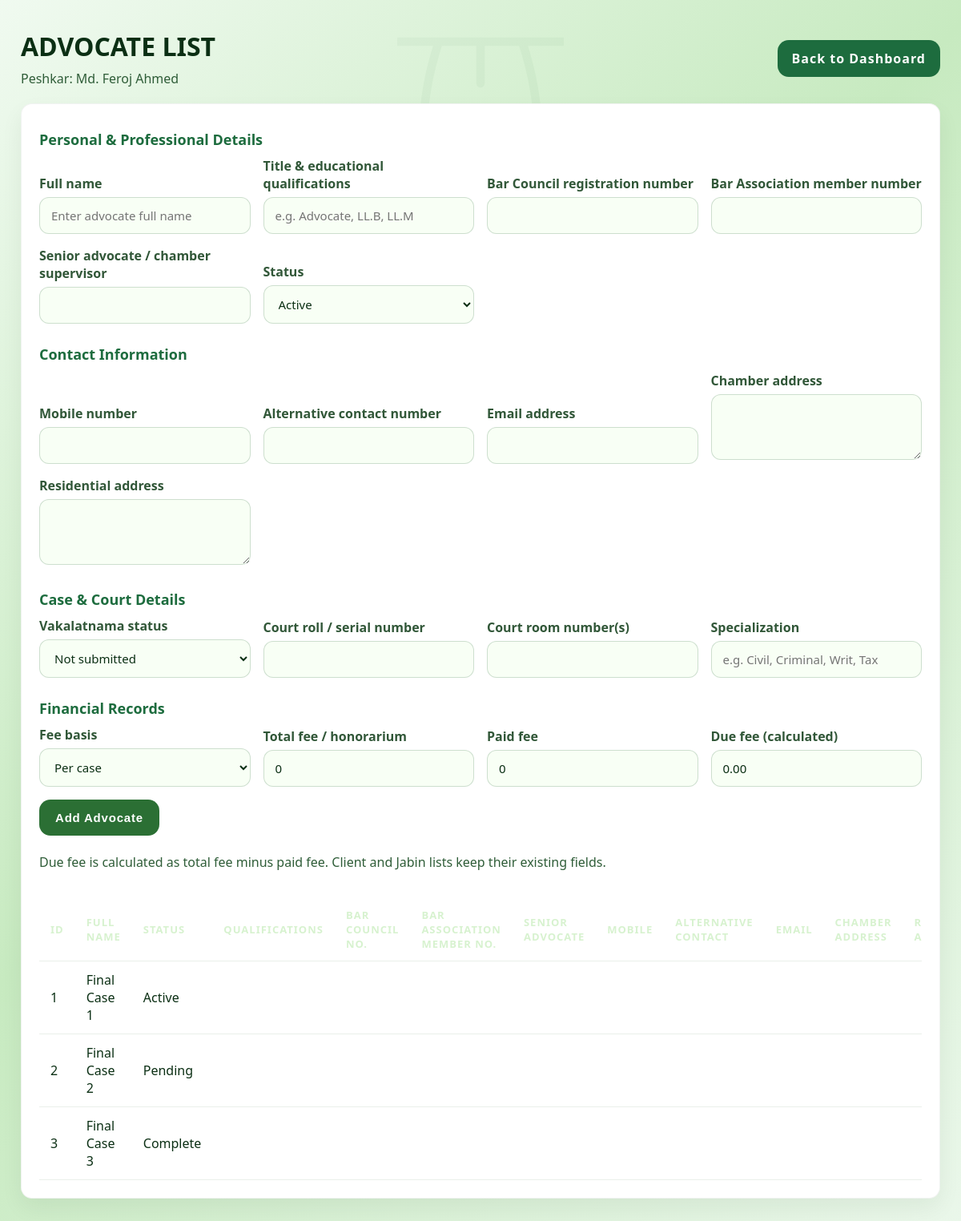
Page /final_list.php (signed in) on the committed database.
### tables this page shows
CREATE TABLE IF NOT EXISTS `final_list` (
  `id` INT NOT NULL AUTO_INCREMENT,
  `name` VARCHAR(255) NOT NULL,
  `status` VARCHAR(50) NOT NULL DEFAULT 'Active',
  `village` VARCHAR(255) NOT NULL DEFAULT '',
  `postcode` VARCHAR(20) NOT NULL DEFAULT '',
  `qualification` VARCHAR(255) NOT NULL DEFAULT '',
  `bar_council_registration` VARCHAR(100) NOT NULL DEFAULT '',
  `bar_association_member_id` VARCHAR(100) NOT NULL DEFAULT '',
  `senior_advocate_name` VARCHAR(255) NOT NULL DEFAULT '',
  `mobile_number` VARCHAR(50) NOT NULL DEFAULT '',
  `alternate_contact_number` VARCHAR(50) NOT NULL DEFAULT '',
  `email` VARCHAR(255) NOT NULL DEFAULT '',
  `chamber_address` TEXT NULL,
  `residential_address` TEXT NULL,
  `vakalatnama_status` VARCHAR(30) NOT NULL DEFAULT 'Not submitted',
  `roll_serial_number` VARCHAR(100) NOT NULL DEFAULT '',
  `court_room_number` VARCHAR(100) NOT NULL DEFAULT '',
  `specialization` VARCHAR(255) NOT NULL DEFAULT '',
  `fee_basis` VARCHAR(30) NOT NULL DEFAULT 'Per case',
  `fee_amount` DECIMAL(12,2) NOT NULL DEFAULT 0.00,
  `paid_fee` DECIMAL(12,2) NOT NULL DEFAULT 0.00,
  `due_fee` DECIMAL(12,2) NOT NULL DEFAULT 0.00,
  `created_at` TIMESTAMP NOT NULL DEFAULT CURRENT_TIMESTAMP,
  PRIMARY KEY (`id`),
  UNIQUE KEY `ux_final_list_name` (`name`)
);

### final_list.php (the view, shortened to what this page needs)
<?php
include "config.php";
$query = "SELECT id, name, status, qualification, bar_council_registration,
    bar_association_member_id, senior_advocate_name, mobile_number,
    alternate_contact_number, email, chamber_address, residential_address,
    vakalatnama_status, roll_serial_number, court_room_number, specialization,
    fee_basis, fee_amount, paid_fee, due_fee
    FROM final_list ORDER BY id ASC";
$result = mysqli_query($conn, $query);
?>
<!DOCTYPE html>
<html>
<head>
</head>
<body>
<div class="page">
    <div class="header">
        <div>
            <h1>Advocate List</h1>
            <p style="margin:8px 0 0; color:#2f5d38;">Peshkar: Md. Feroj Ahmed</p>
        </div>
        <a class="button" href="dashboard.php">Back to Dashboard</a>
    </div>
    <div class="card">
        <form method="POST" class="form-grid">
            <h2 class="form-section-title">Personal &amp; Professional Details</h2>
            <div class="field">
                <label for="name">Full name</label>
                <input id="name" type="text" name="name" placeholder="Enter advocate full name" required>
            </div>
            <div class="field">
                <label for="qualification">Title &amp; educational qualifications</label>
                <input id="qualification" type="text" name="qualification" placeholder="e.g. Advocate, LL.B, LL.M">
            </div>
            <div class="field">
                <label for="bar_council_registration">Bar Council registration number</label>
                <input id="bar_council_registration" type="text" name="bar_council_registration">
            </div>
            <div class="field">
                <label for="bar_association_member_id">Bar Association member number</label>
                <input id="bar_association_member_id" type="text" name="bar_association_member_id">
            </div>
            <div class="field">
                <label for="senior_advocate_name">Senior advocate / chamber supervisor</label>
                <input id="senior_advocate_name" type="text" name="senior_advocate_name">
            </div>
            <div class="field">
                <label for="status">Status</label>
                <select id="status" name="status">
                    <option>Active</option>
                </select>
            </div>
            <h2 class="form-section-title">Contact Information</h2>
            <div class="field">
                <label for="mobile_number">Mobile number</label>
                <input id="mobile_number" type="tel" name="mobile_number">
            </div>
            <div class="field">
                <label for="alternate_contact_number">Alternative contact number</label>
                <input id="alternate_contact_number" type="tel" name="alternate_contact_number">
            </div>
            <div class="field">
                <label for="email">Email address</label>
                <input id="email" type="email" name="email">
            </div>
            <div class="field">
                <label for="chamber_address">Chamber address</label>
                <textarea id="chamber_address" name="chamber_address"></textarea>
            </div>
            <div class="field">
                <label for="residential_address">Residential address</label>
                <textarea id="residential_address" name="residential_address"></textarea>
            </div>
            <h2 class="form-section-title">Case &amp; Court Details</h2>
            <div class="field">
                <label for="vakalatnama_status">Vakalatnama status</label>
                <select id="vakalatnama_status" name="vakalatnama_status">
                    <option>Not submitted</option>
                </select>
            </div>
            <div class="field">
                <label for="roll_serial_number">Court roll / serial number</label>
                <input id="roll_serial_number" type="text" name="roll_serial_number">
            </div>
            <div class="field">
                <label for="court_room_number">Court room number(s)</label>
                <input id="court_room_number" type="text" name="court_room_number">
            </div>
            <div class="field">
                <label for="specialization">Specialization</label>
                <input id="specialization" type="text" name="specialization" placeholder="e.g. Civil, Criminal, Writ, Tax">
            </div>
            <h2 class="form-section-title">Financial Records</h2>
            <div class="field">
                <label for="fee_basis">Fee basis</label>
                <select id="fee_basis" name="fee_basis">
                    <option>Per case</option>
                </select>
            </div>
            <div class="field">
                <label for="fee_amount">Total fee / honorarium</label>
                <input id="fee_amount" type="number" name="fee_amount" min="0" step="0.01" value="0">
            </div>
            <div class="field">
                <label for="paid_fee">Paid fee</label>
                <input id="paid_fee" type="number" name="paid_fee" min="0" step="0.01" value="0">
            </div>
            <div class="field">
                <label for="due_fee">Due fee (calculated)</label>
                <input id="due_fee" type="text" value="0.00" readonly>
            </div>
            <div style="min-width:140px;">
                <button type="submit">Add Advocate</button>
            </div>
        </form>
        <p style="margin:0 0 18px;color:#2f5d38;">Due fee is calculated as total fee minus paid fee. Client and Jabin lists keep their existing fields.</p>
        <?php if ($result && mysqli_num_rows($result) > 0): ?>
        <div class="table-wrap">
        <table>
            <thead>
                <tr>
                    <th>ID</th>
                    <th>Full name</th>
                    <th>Status</th>
                    <th>Qualifications</th>
                    <th>Bar Council no.</th>
                    <th>Bar Association member no.</th>
                    <th>Senior advocate</th>
                    <th>Mobile</th>
                    <th>Alternative contact</th>
                    <th>Email</th>
                    <th>Chamber address</th>
                    <th>Residential address</th>
                </tr>
            </thead>
            <tbody>
                <?php while ($row = mysqli_fetch_assoc($result)): ?>
                <tr>
                    <td><?php echo htmlspecialchars($row['id']); ?></td>
                    <td><?php echo htmlspecialchars($row['name']); ?></td>
                    <td><?php echo htmlspecialchars($row['status']); ?></td>
                    <td><?php echo htmlspecialchars($row['qualification']); ?></td>
                    <td><?php echo htmlspecialchars($row['bar_council_registration']); ?></td>
                    <td><?php echo htmlspecialchars($row['bar_association_member_id']); ?></td>
                    <td><?php echo htmlspecialchars($row['senior_advocate_name']); ?></td>
                    <td><?php echo htmlspecialchars($row['mobile_number']); ?></td>
                    <td><?php echo htmlspecialchars($row['alternate_contact_number']); ?></td>
                    <td><?php echo htmlspecialchars($row['email']); ?></td>
                    <td><?php echo htmlspecialchars($row['chamber_address'] ?? ''); ?></td>
                    <td><?php echo htmlspecialchars($row['residential_address'] ?? ''); ?></td>
                </tr>
                <?php endwhile; ?>
            </tbody>
        </table>
        </div>
        <?php else: ?>
        <div class="message">No records found. Please import the SQL file or add data in the database.</div>
        <?php endif; ?>
    </div>
</div>
</body>
</html>

### final_list.php (style rules this page uses)
body { margin:0; min-height:100vh; font-family:"Segoe UI", Tahoma, Geneva, Verdana, sans-serif; background: linear-gradient(135deg,#f0faf0 0%,#c7eac0 45%,#eaf7ea 100%); color:#0b2f14; position:relative; overflow-x:hidden; }
body::before { content:""; position:fixed; inset:0; background: url('assets/scale-logo.svg') center top / 520px no-repeat; opacity:0.04; pointer-events:none; z-index:0; }
.page { max-width:1200px; margin:0 auto; padding:36px 26px; position:relative; z-index:1; }
.header { display:flex; align-items:center; justify-content:space-between; flex-wrap:wrap; gap:16px; }
.header h1 { margin:0; font-size:32px; text-transform:uppercase; }
.button { display:inline-flex; align-items:center; justify-content:center; background:#1d6c3e; color:#fff; text-decoration:none; padding:12px 18px; border-radius:14px; font-weight:700; letter-spacing:1px; }
.card { background:#fff; border:1px solid rgba(15,60,20,.06); border-radius:14px; padding:22px; box-shadow:0 12px 28px rgba(10,30,14,.06); margin-top:20px; }
input, select, textarea { width:100%; padding:12px 14px; border-radius:12px; border:1px solid rgba(15,80,30,.18); background:#f8fff5; color:#0b2f14; font-size:15px; box-sizing:border-box; font-family:inherit; }
textarea { min-height:82px; resize:vertical; }
.form-grid { display:grid; grid-template-columns:repeat(auto-fit,minmax(220px,1fr)); gap:16px; align-items:end; margin-bottom:22px; }
.form-section-title { grid-column:1 / -1; margin:10px 0 -6px; color:#1d6c3e; font-size:18px; }
.field label { display:block; margin-bottom:6px; color:#315738; font-weight:700; }
.table-wrap { overflow-x:auto; }
button { padding:14px 20px; border:none; border-radius:14px; background:#2b6f34; color:#fff; font-size:15px; font-weight:700; letter-spacing:.8px; cursor:pointer; transition:.18s ease; }
table { width:100%; border-collapse:collapse; margin-top:16px; }
th, td { padding:12px 14px; border-bottom:1px solid rgba(220,230,220,.6); text-align:left; }
th { text-transform:uppercase; font-size:13px; letter-spacing:1px; color:#d7f2cf; }

### rows in the picture
final_list: id "1", name "Final Case 1", status "Active"
final_list: id "2", name "Final Case 2", status "Pending"
final_list: id "3", name "Final Case 3", status "Complete"
